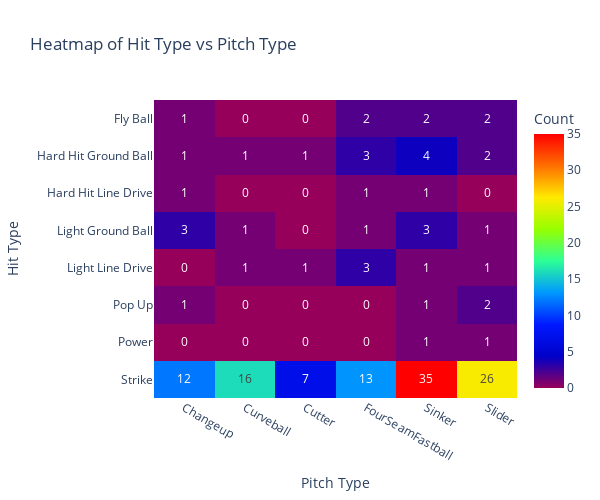

The cell this chart's notebook holds for it:
### Code cell
fig = px.imshow(pivot_df, text_auto=True, aspect="auto",
                labels=dict(x="Pitch Type", y="Hit Type", color="Count"),
                title="Heatmap of Hit Type vs Pitch Type",
                width=600,
                height=500,
                color_continuous_scale=px.colors.sequential.Rainbow)
fig.show()

### Figure 1 — Plotly figure (JSON) as saved in the notebook; plotly's stock layout.template omitted (floating-point values rounded to 4 significant figures)
{"data": [{"coloraxis": "coloraxis", "hovertemplate": "Pitch Type: %{x}<br>Hit Type: %{y}<br>Count: %{z}<extra></extra>", "name": "0", "texttemplate": "%{z}", "type": "heatmap", "x": ["Changeup", "Curveball", "Cutter", "FourSeamFastball", "Sinker", "Slider"], "xaxis": "x", "y": ["Fly Ball", "Hard Hit Ground Ball", "Hard Hit Line Drive", "Light Ground Ball", "Light Line Drive", "Pop Up", "Power", "Strike"], "yaxis": "y", "z": [[1, 0, 0, 2, 2, 2], [1, 1, 1, 3, 4, 2], [1, 0, 0, 1, 1, 0], [3, 1, 0, 1, 3, 1], [0, 1, 1, 3, 1, 1], [1, 0, 0, 0, 1, 2], [0, 0, 0, 0, 1, 1], [12, 16, 7, 13, 35, 26]]}], "layout": {"coloraxis": {"colorbar": {"title": {"text": "Count"}}, "colorscale": [[0, "rgb(150,0,90)"], [0.125, "rgb(0,0,200)"], [0.25, "rgb(0,25,255)"], [0.375, "rgb(0,152,255)"], [0.5, "rgb(44,255,150)"], [0.625, "rgb(151,255,0)"], [0.75, "rgb(255,234,0)"], [0.875, "rgb(255,111,0)"], [1, "rgb(255,0,0)"]]}, "height": 500, "title": {"text": "Heatmap of Hit Type vs Pitch Type"}, "width": 600, "xaxis": {"anchor": "y", "domain": [0, 1], "title": {"text": "Pitch Type"}}, "yaxis": {"anchor": "x", "autorange": "reversed", "domain": [0, 1], "title": {"text": "Hit Type"}}}}
